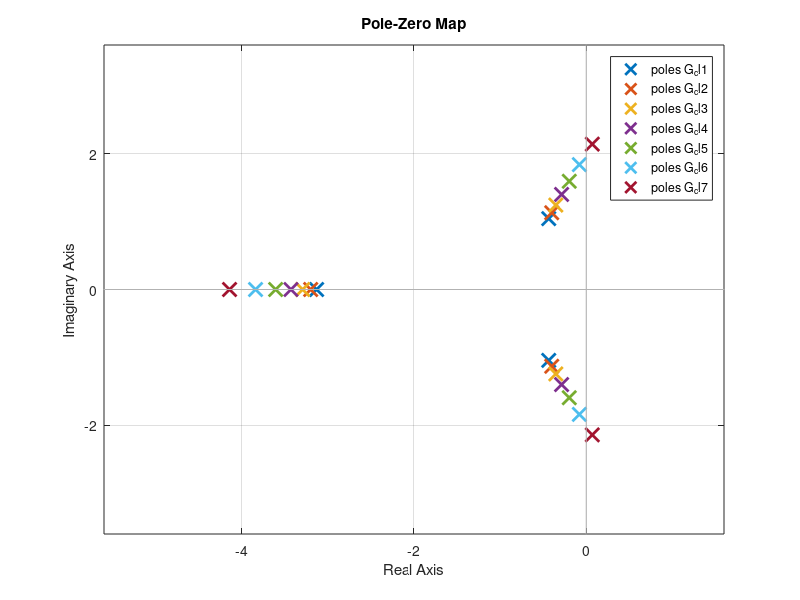

This figure's MATLAB source: (Note: this script raises an error after producing the figure.)
%% Configuration
clear all;
close all;
clc;

%For saving figures
figFolder = "figures";
mkdir(figFolder)

%% Build system
% Specify the system TF
G1 = tf(1, [1 1 1]);
G2 = tf(1, [1 3]);
Kvs = [1 1.6 2.5 4 6.3 10 16];

%% Circle criterion

% Specify bounding functions
k1 = 1/0.6;
k2 = 0.6;
m=((1/k1)+(1/k2))/2;
r=abs(((1/k1)-(1/k2))/2);

%Check closed loop poles as a sanity check
figure(1)
G_cl1 = feedback(Kvs(1)*G1*G2,1);
G_cl2 = feedback(Kvs(2)*G1*G2,1);
G_cl3 = feedback(Kvs(3)*G1*G2,1);
G_cl4 = feedback(Kvs(4)*G1*G2,1);
G_cl5 = feedback(Kvs(5)*G1*G2,1);
G_cl6 = feedback(Kvs(6)*G1*G2,1);
G_cl7 = feedback(Kvs(7)*G1*G2,1);
pzmap(G_cl1, G_cl2, G_cl3, G_cl4, G_cl5, G_cl6, G_cl7)

labels = ["1","1.6","2.5","4.0","6.3","10","16"];

circFig = figure(8);
plotoptions = nyquistoptions;
plotoptions.XLim = {[-2 2]};
plotoptions.YLim = {[-2 2]};
plotoptions.ShowFullContour = 'off';
for k = 1:length(labels)
    nyquistplot(Kvs(k)*G1*G2, plotoptions);
    hold on
end
hold off
circle(m,r);

legend(labels)

saveas(circFig, fullfile(figFolder, 'circFig.png'))

%% Describing function
descFig = figure(9);
plotoptions = nyquistoptions;
plotoptions.XLim = {[-0.6 0.6]};
plotoptions.YLim = {[-0.6 0.6]};
plotoptions.ShowFullContour = 'off';
for k = 1:length(labels)
    nyquistplot(Kvs(k)*G1*G2, plotoptions);
    hold on
end
hold off

%Add describing function plot for comparison
C = (0:.1:10);
Y = 4 ./ (pi .* C);
YY = -1 ./ Y;
XX = zeros(1,length(C));
hold on
plot(YY,XX,'r','LineWidth',2);
plot(-1/(4/(pi*.5)),0,'ko','LineWidth',2);
quiv = quiver(0,0,-1/(4/(pi*.5)),0,'r','LineWidth',2);
quiv.MaxHeadSize = 0.4;
hold off

legend(labels)

saveas(descFig, fullfile(figFolder, 'descFig.png'))

%% Utilities

%Draw a circle at location -m with radius r.
function circle (m,r)
    hold on;
    fi = (-1:0.01:1)*pi;
    x = -m + r*exp(1i*fi);
    plot(x, 'r','LineWidth',2);
    plot([(-m + r) (-m + r)], [-10 10],'r','LineWidth',2)
    hold off;
end